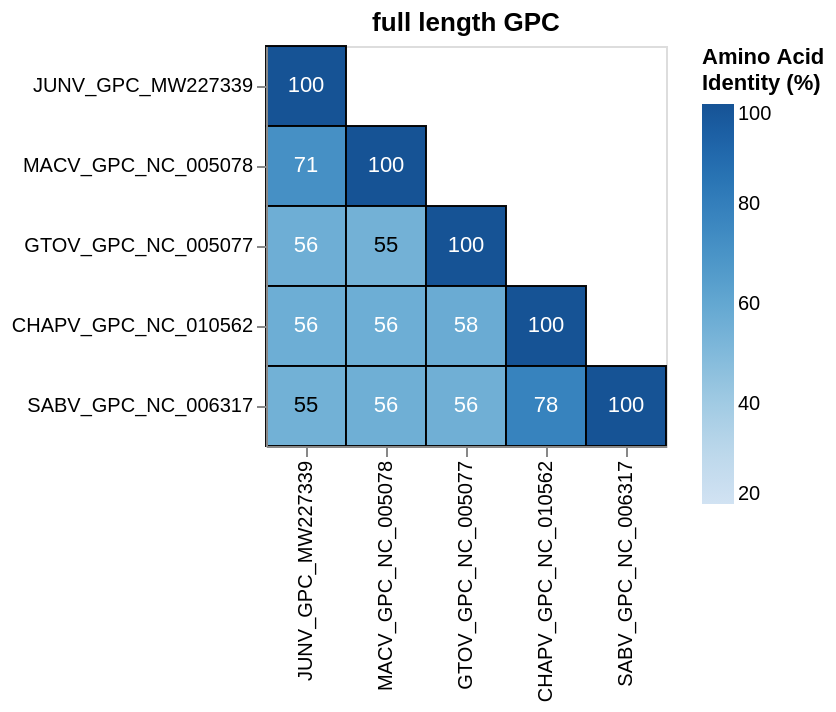

The notebook cell this image was saved under:
### Code cell
order = [
    "JUNV_GPC_MW227339",
    "MACV_GPC_NC_005078",
    "GTOV_GPC_NC_005077",
    "CHAPV_GPC_NC_010562",
    "SABV_GPC_NC_006317",
    # "LUJV_GPC_NC_012776",
    # "LCMV_GPC_NC_004294",
    # "LASV_GPC_NC_004296",
]

plot_identity_heatmap(
    full_length_df, 
    title='full length GPC', 
    width=200, 
    height=200,
    order = order,
)

### Figure 1 — Vega-Lite specification as saved in the notebook (floating-point values rounded to 4 significant figures)
{"config": {"view": {"continuousWidth": 300, "continuousHeight": 300}}, "layer": [{"data": {"name": "data-39caf1f23134b2f4ace39e029b2b6a9a"}, "mark": {"type": "rect", "opacity": 0.95, "stroke": "black", "strokeWidth": 1}, "encoding": {"color": {"field": "percent_identity", "scale": {"domain": [20, 100], "scheme": "blues"}, "title": ["Amino Acid", "Identity (%)"], "type": "quantitative"}, "x": {"axis": {"labelAngle": -90}, "field": "x", "sort": ["JUNV_GPC_MW227339", "MACV_GPC_NC_005078", "GTOV_GPC_NC_005077", "CHAPV_GPC_NC_010562", "SABV_GPC_NC_006317"], "title": null, "type": "nominal"}, "y": {"field": "y", "sort": ["JUNV_GPC_MW227339", "MACV_GPC_NC_005078", "GTOV_GPC_NC_005077", "CHAPV_GPC_NC_010562", "SABV_GPC_NC_006317"], "title": null, "type": "nominal"}}, "title": {"text": "full length GPC", "anchor": "middle"}}, {"data": {"name": "data-4f53cda18c2baa0c0354bb5f9a3ecbe5"}, "mark": {"type": "rect", "opacity": 0.95, "stroke": "red", "strokeWidth": 3}, "encoding": {"color": {"field": "percent_identity", "scale": {"scheme": "blues"}, "title": ["Amino Acid", "Identity (%)"], "type": "quantitative"}, "x": {"axis": {"labelAngle": -90}, "field": "x", "sort": ["JUNV_GPC_MW227339", "MACV_GPC_NC_005078", "GTOV_GPC_NC_005077", "CHAPV_GPC_NC_010562", "SABV_GPC_NC_006317"], "title": null, "type": "nominal"}, "y": {"field": "y", "sort": ["JUNV_GPC_MW227339", "MACV_GPC_NC_005078", "GTOV_GPC_NC_005077", "CHAPV_GPC_NC_010562", "SABV_GPC_NC_006317"], "title": null, "type": "nominal"}}}, {"data": {"name": "data-39caf1f23134b2f4ace39e029b2b6a9a"}, "mark": {"type": "text", "baseline": "middle"}, "encoding": {"color": {"condition": {"test": "(datum.percent_identity > 55)", "value": "white"}, "value": "black"}, "text": {"field": "percent_identity", "format": ".0f", "type": "quantitative"}, "x": {"field": "x", "sort": ["JUNV_GPC_MW227339", "MACV_GPC_NC_005078", "GTOV_GPC_NC_005077", "CHAPV_GPC_NC_010562", "SABV_GPC_NC_006317"], "type": "nominal"}, "y": {"field": "y", "sort": ["JUNV_GPC_MW227339", "MACV_GPC_NC_005078", "GTOV_GPC_NC_005077", "CHAPV_GPC_NC_010562", "SABV_GPC_NC_006317"], "type": "nominal"}}}], "height": 200, "width": 200, "$schema": "https://vega.github.io/schema/vega-lite/v6.4.1.json", "datasets": {"data-39caf1f23134b2f4ace39e029b2b6a9a": [{"x": "JUNV_GPC_MW227339", "y": "JUNV_GPC_MW227339", "matches": null, "alignable_residues": null, "percent_identity": 100.0, "highlighted": false}, {"x": "JUNV_GPC_MW227339", "y": "MACV_GPC_NC_005078", "matches": 345.0, "alignable_residues": 485.0, "percent_identity": 71.13, "highlighted": false}, {"x": "JUNV_GPC_MW227339", "y": "GTOV_GPC_NC_005077", "matches": 266.0, "alignable_residues": 474.0, "percent_identity": 56.12, "highlighted": false}, {"x": "JUNV_GPC_MW227339", "y": "CHAPV_GPC_NC_010562", "matches": 268.0, "alignable_residues": 475.0, "percent_identity": 56.42, "highlighted": false}, {"x": "JUNV_GPC_MW227339", "y": "SABV_GPC_NC_006317", "matches": 260.0, "alignable_residues": 475.0, "percent_identity": 54.74, "highlighted": false}, {"x": "MACV_GPC_NC_005078", "y": "MACV_GPC_NC_005078", "matches": null, "alignable_residues": null, "percent_identity": 100.0, "highlighted": false}, {"x": "MACV_GPC_NC_005078", "y": "GTOV_GPC_NC_005077", "matches": 259.0, "alignable_residues": 474.0, "percent_identity": 54.64, "highlighted": false}, {"x": "MACV_GPC_NC_005078", "y": "CHAPV_GPC_NC_010562", "matches": 268.0, "alignable_residues": 475.0, "percent_identity": 56.42, "highlighted": false}, {"x": "MACV_GPC_NC_005078", "y": "SABV_GPC_NC_006317", "matches": 265.0, "alignable_residues": 475.0, "percent_identity": 55.79, "highlighted": false}, {"x": "GTOV_GPC_NC_005077", "y": "GTOV_GPC_NC_005077", "matches": null, "alignable_residues": null, "percent_identity": 100.0, "highlighted": false}, {"x": "GTOV_GPC_NC_005077", "y": "CHAPV_GPC_NC_010562", "matches": 276.0, "alignable_residues": 479.0, "percent_identity": 57.62, "highlighted": false}, {"x": "GTOV_GPC_NC_005077", "y": "SABV_GPC_NC_006317", "matches": 266.0, "alignable_residues": 479.0, "percent_identity": 55.53, "highlighted": false}, {"x": "CHAPV_GPC_NC_010562", "y": "CHAPV_GPC_NC_010562", "matches": null, "alignable_residues": null, "percent_identity": 100.0, "highlighted": false}, {"x": "CHAPV_GPC_NC_010562", "y": "SABV_GPC_NC_006317", "matches": 376.0, "alignable_residues": 484.0, "percent_identity": 77.69, "highlighted": false}, {"x": "SABV_GPC_NC_006317", "y": "SABV_GPC_NC_006317", "matches": null, "alignable_residues": null, "percent_identity": 100.0, "highlighted": false}], "data-4f53cda18c2baa0c0354bb5f9a3ecbe5": []}}
